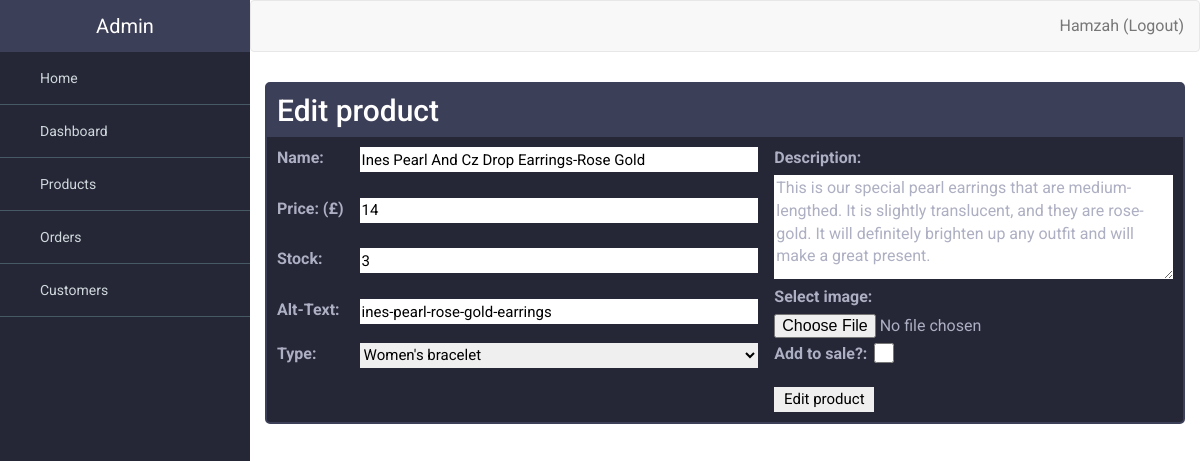
/AstonJewellerss/admin.php?page=products&edit=3 (signed in), run on the app's committed database.
### tables this page shows
CREATE TABLE `product` (
  `id` int(11) NOT NULL,
  `name` varchar(255) NOT NULL,
  `price` float NOT NULL,
  `type` varchar(20) NOT NULL,
  `image` varchar(255) NOT NULL,
  `desc` varchar(500) NOT NULL,
  `alt_text` text NOT NULL,
  `created_at` date NOT NULL,
  `updated_at` date NOT NULL,
  `stock` int(11) NOT NULL,
  `sale` tinyint(4) DEFAULT 0
);

### AstonJewellerss/admin-pages/products.php (the view, shortened to what this page needs)
<?php
$conn = getDb();
$stat = $conn->prepare("SELECT id, name, price, type, image, `desc`, alt_text, stock, sale FROM product");
$stat->execute();
$result = $stat->fetchAll(PDO::FETCH_ASSOC);
if (!isset($_GET['edit'])) {
echo '
<h1>Products</h1>
<p>View and manage your products</p>
<div class="add-product">
    <ul class="flex cards">
    <li>
        <h2>Add new product</h2>
        <form class="add-product-form" action="admin.php?page=products" method="post" enctype="multipart/form-data">
            <label for="product-name">Name:</label>
            <input type="text" name="product-name" id="product-name" required>
            <label for="product-price">Price: (£)</label>
            <input type="number" step="0.01" name="product-price" id="product-price" required>
            <label for="product-stock">Stock:</label>
            <input type="number" name="product-stock" id="product-stock" required>
            <label for="product-alt" id="product-alt">Alt-Text:</label>
            <input type="text" name="product-alt" id="product-alt" required>
            <label for="product-type">Type:</label>
            <select name="product-type" id="product-type">
                <option value="women-bracelet">Women&apos;s bracelet</option>
                <option value="women-necklace">Women&apos;s necklace</option>
                <option value="women-earrings">Women&apos;s earrings</option>
                <option value="women-ring">Women&apos;s ring</option>
                <option value="women-watch">Women&apos;s watch</option>
                <option value="men-bracelet">Men&apos;s bracelet</option>
                <option value="men-chain">Men&apos;s chain</option>
                <option value="men-earrings">Men&apos;s earrings</option>
                <option value="men-ring">Men&apos;s ring</option>
                <option value="men-watch">Men&apos;s watch</option>
            </select>
            <div id="desc-box">
                <label for="product-desc">Description:</label>
                <textarea name="product-desc" id="product-desc" required></textarea>
                <label for="product-img">Select image:</label>
                <input type="file" id="product-img" name="product-img" accept="image/*" required>
            </div>
            <label for="product-sale" id="product-sale">Add to sale?:</label>
            <input type="checkbox" id="product-sale-chk" name="product-sale-chk" value="sale">
            <button id="submit-product-form" name="submit-product-form">Add product</button>
      </form>
    </li>
    </ul>
    <ul class="flex cards">
    <li>
        <h2>Edit existing product</h2>
        <div id="table-wrapper">
            <div id="table-scroll">
                <table id="existing-products" class="table table-bordered">
                <thead>
                    <tr>
                        <th>ID</th>
                        <th>Name</th>
                        <th>Price (£)</th>
                        <th>Type</th>
                        <th>Image URL</th>
                        <th>Description</th>
                        <th>Alt text</th>
                        <th>Stock</th>
                        <th>Sale?</th>
                        <th>Edit</th>
                    </tr>
                </thead>
                <tbody> '?>
                    <?php foreach ($result as $row) { ?>
                    <tr id="<?php echo $row["id"]; ?>">
                    <td><?php echo $row["id"]; ?></td>
                    <td><?php echo $row["name"]; ?></td>
                    <td><?php echo $row["price"]; ?></td>
                    <td><?php echo $row["type"]; ?></td>
                    <td><?php echo $row["image"]; ?></td>
                    <td><?php echo $row["desc"]; ?></td>
                    <td><?php echo $row["alt_text"]; ?></td>
                    <td><?php echo $row["stock"]; ?></td>
                    <td><?php echo $row["sale"]; ?></td>
                    <td><button id="edit" onclick="location.href='admin.php?page=products&edit=<?php echo $row["id"];?>'" type="button">Edit</button></td>
                    </tr>
                    <?php } echo '
                </tbody>
            </table>
        </div>
    </div>
    </li>
    </ul>
</div>
'; } elseif (isset($_GET['edit'])) {
    $stat = $conn->prepare("SELECT id, name, price, type, image, `desc`, alt_text, stock, sale FROM product WHERE id=:id");
    $stat->execute(['id' => $_GET['edit']]);
    $result = $stat->fetch(PDO::FETCH_ASSOC);
    $desc = $result['desc'];
    echo
    '
    <ul class="flex cards">
    <li>
        <h2>Edit product</h2>
        <form class="edit-product-form" action="#" method="post" enctype="multipart/form-data">';
            echo "
             <label for=\"product-name\">Name:</label>
             <input type=\"text\" value=\"" . $result["name"] ."\" name=\"product-name\" id=\"product-name\" required>
             <label for=\"product-price\">Price: (£)</label>
             <input type=\"number\" value=\"" . $result["price"] ."\" step=\"0.01\" name=\"product-price\" id=\"product-price\" required>
             <label for=\"product-stock\">Stock:</label>
             <input type=\"number\" value=\"" . $result["stock"] ."\" name=\"product-stock\" id=\"product-stock\" required>
             <label for=\"product-alt\" id=\"product-alt\">Alt-Text:</label>
             <input type=\"text\" value=\"" . $result["alt_text"] ."\" name=\"product-alt\" id=\"product-alt\" required>
            <label for=\"product-type\">Type:</label>
            <select name=\"product-type\" id=\"product-type\">
                <option value=\"women-bracelet\">Women&apos;s bracelet</option>
                <option value=\"women-necklace\">Women&apos;s necklace</option>
                <option value=\"women-earrings\">Women&apos;s earrings</option>
                <option value=\"women-ring\">Women&apos;s ring</option>
                <option value=\"women-watch\">Women&apos;s watch</option>
                <option value=\"men-bracelet\">Men&apos;s bracelet</option>
                <option value=\"men-chain\">Men&apos;s chain</option>
                <option value=\"men-earrings\">Men&apos;s earrings</option>
                <option value=\"men-ring\">Men&apos;s ring</option>
                <option value=\"men-watch\">Men&apos;s watch</option>
            </select>
            <div id=\"desc-box\">
                <label for=\"product-desc\">Description:</label>
                <textarea name=\"product-desc\" id=\"product-desc\" required>$desc</textarea>
                <label for=\"product-img\">Select image:</label>
                <input type=\"file\" id=\"product-img\" name=\"product-img\" accept=\"image/*\">
            </div>
            <label for=\"product-sale\" id=\"product-sale\">Add to sale?:</label>
            <input type=\"checkbox\" id=\"product-sale-chk\" name=\"product-sale-chk\" value=\"sale\">
            <button id=\"submit-product-form\" name=\"submit-product-form\">Edit product</button>
      </form>
    </li>
    </ul>
    "; } ?>

### AstonJewellerss/css/admin.css (style rules this page uses)
body { overflow-x: hidden; font-family: 'Roboto', sans-serif; font-size: 16px; }
.cards { list-style: none; margin: 0; padding: 0; }
.cards li { border: 2px solid rgb(60, 63, 88); border-radius:5px; background-color: rgb(37, 38, 54); color: #fff; flex: 1 1 200px; }
.cards h2 { background-color: rgb(60, 63, 88); margin: 0; padding: 10px; }
.flex { display: flex; flex-wrap: wrap; margin: 0 -10px; }
.flex li { flex: 1 1 200px; margin: 10px; }
.add-product-form, .edit-product-form { margin: 10px; color:rgb(173, 175, 194); display: grid; grid-template-columns: auto 1fr 1fr; grid-auto-flow: row dense; grid-gap: 1em; margin: 10px; }
.add-product-form > label, .edit-product-form > label { grid-column: 1; grid-row: auto; }
.add-product-form > input, .add-product-form > button, .add-product-form > select, .edit-product-form > input, .edit-product-form > button, .edit-product-form > select { grid-column: 2; grid-row: auto; color: black; border: none; height: 25px; font-size: 15px; }
.add-product-form textarea, .edit-product-form textarea { min-height: calc(100% - 2em); width: 100%; border: none; }
#desc-box, #address { grid-column: 3; grid-row: span 3; }
.add-product-form > button, .edit-product-form > button { grid-column: 3; grid-row: 5; }
#product-sale { grid-column: 3; grid-row: 5; }
#product-sale-chk { grid-column: 3; grid-row: 5; margin: 0px 0px; width: 220px; height: 20px; }
#submit-product-form { width: 100px; grid-row: 6; }

### data on the page
product: product-name "Ines Pearl And Cz Drop Earrings-Rose Gold", product-price "14", product-stock "3", product-alt "ines-pearl-rose-gold-earrings", product-desc "This is our special pearl earrings that are medium-lengthed. It is slightly translucent, and they are rose-gold. It will definitely brighten up any outfit and will make a great present."

### other printed values
$_SESSION['fname'] "Hamzah"
